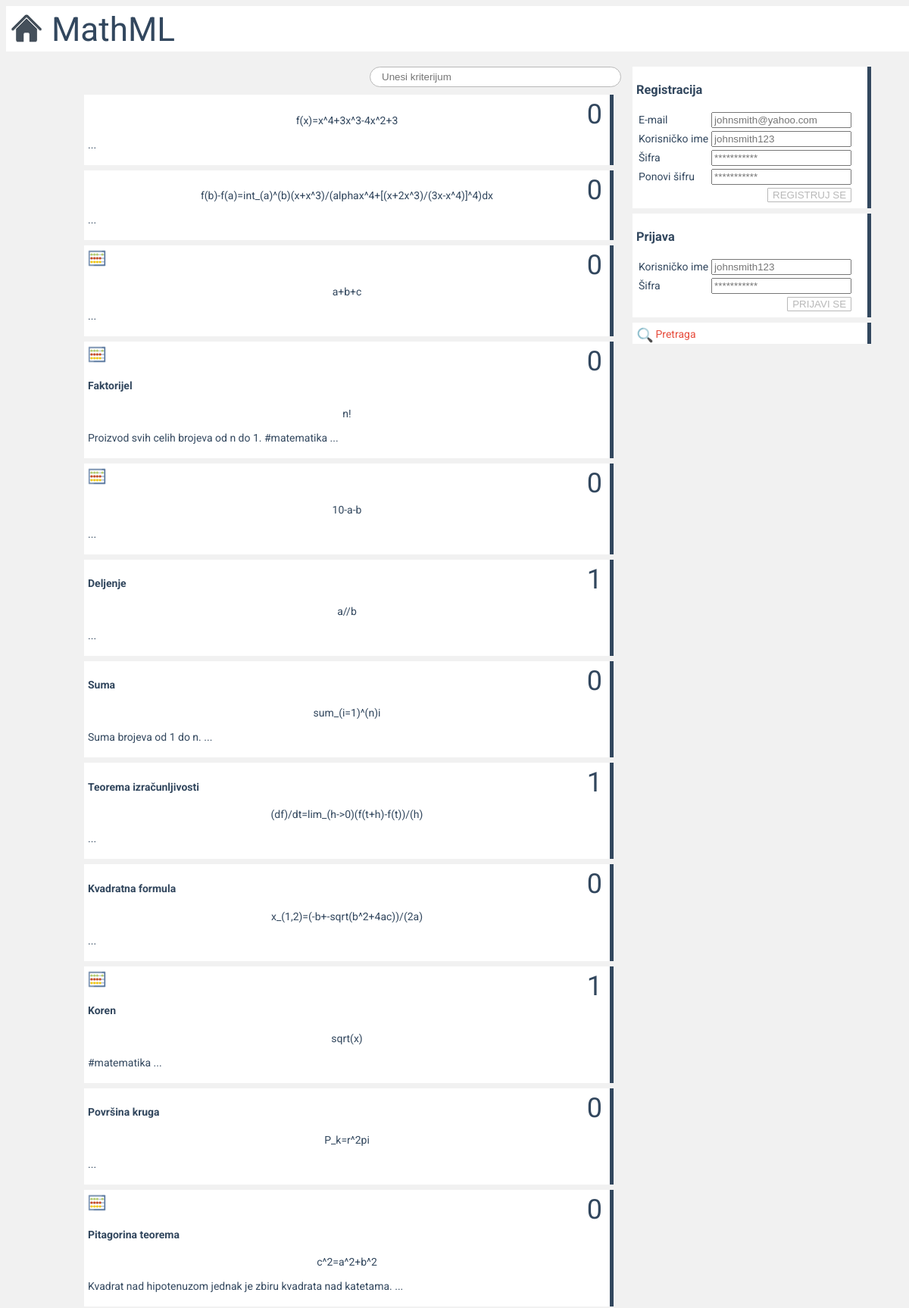
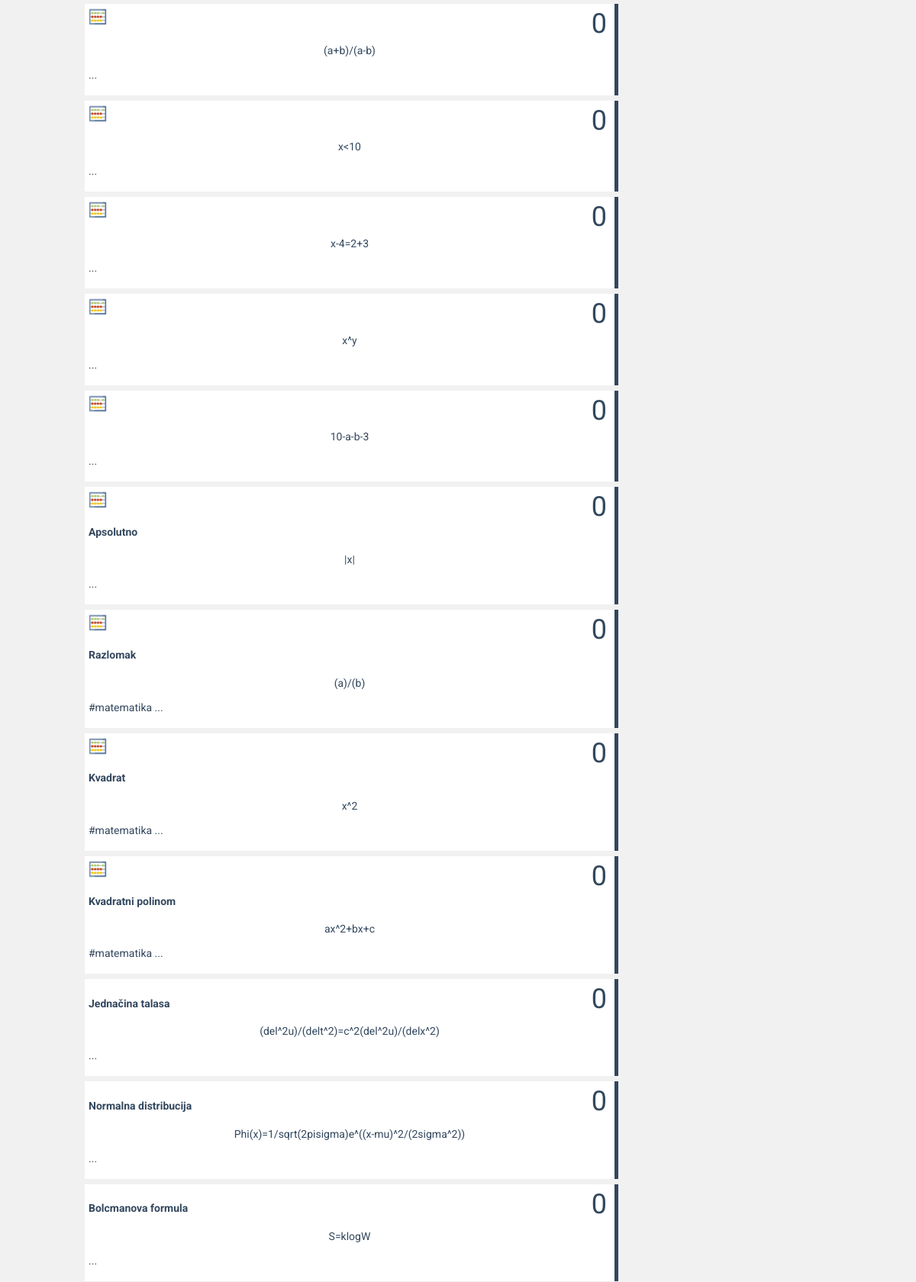
The page /mathml/view/Vsearch.php (upper part) on the database its author committed (2 pictures, top to bottom).
### tables this page shows
CREATE TABLE IF NOT EXISTS `expression` (
  `id` int(11) NOT NULL AUTO_INCREMENT,
  `accid` int(11) NOT NULL,
  `name` varchar(500) NOT NULL DEFAULT 'Izraz',
  `formula` varchar(5000) NOT NULL,
  `description` text NOT NULL,
  `content` text NOT NULL,
  `popularity` int(11) NOT NULL DEFAULT '0',
  `verified` int(11) NOT NULL DEFAULT '0',
  `ts` timestamp NOT NULL DEFAULT CURRENT_TIMESTAMP ON UPDATE CURRENT_TIMESTAMP,
  PRIMARY KEY (`id`),
  KEY `popularity` (`popularity`,`verified`)
);

### mathml/model/Mdb.php (called while the page is built, shortened)
<?php
class Mdb {
    private static $dbh;
    private static $dsn;
    public static function sqlTableQuery($query) {
        try {
	    $host=self::HOST;
	    $baza=self::BAZA;
	    $user=self::USER;
	    $pass=self::PASS;
            self::$dsn = "mysql:host=$host;dbname=$baza";
            self::$dbh = new PDO(self::$dsn, $user, $pass,array(PDO::MYSQL_ATTR_INIT_COMMAND => "SET NAMES utf8"));
            $pdo_izraz = self::$dbh->query($query);
            if ($pdo_izraz!=null) $result = $pdo_izraz->fetchAll();
            else $result=null;
        } catch (PDOException $exc) {
	    echo $exc->getMessage();
        }
        self::$dbh = null;
        return $result;
    }
}
?>

### mathml/model/Msearch.php (the view, shortened to what this page needs)
<?php
    include_once '../model/Mdb.php';
    class Msearch
    {
        public static function form($word)
        {
            echo '<input id="search" value="'.$word.'" type="text" placeholder="Unesi kriterijum" />';
            echo '<div id="search-result">';
            $res=Msearch::getExpressions($word);
            foreach ($res as $row)
            {
                echo "<a href='../view/Vexpression.php?id=".$row['id']."' class='side' style='width:90%;color:#32475e'>
                         <div style='float:right;margin-bottom:-50px;margin-right:5px;font-size:36px;'>".$row['popularity'];
                echo    "</div>";
                if ($row['content']!="") echo "<img src='../images/compute.png' height='24' />";
                echo    "<h4>".$row['name']."</h4>"
                        ."<div class='formula'>`".$row['formula']."`</div>"
                        ."<p>".substr($row['description'],0,200)." ...</p>".
                     "</a>";
            }
            echo '</div>';
        }
        public static function notOnlineLink()
        {
            echo "<a href='../view/Vsearch.php' class='side'>
                    <img src='../images/search.png' style='height:22px;margin-bottom:-7px;' /> Pretraga
                  </a>";
        }
        public static function getExpressions($crit)
        {
            if ($crit!="")
                $query="select * from expression
                        where (lower(name) like lower('%$crit%')) or
                              (lower(description) like lower('%$crit%')) or
                              (lower(content) like lower('%$crit%')) or
                              (lower(formula) like lower('%$crit%'))
                        order by popularity desc, ts desc limit 70";
            else $query="select * from expression order by ts desc limit 70";
            return Mdb::sqlTableQuery($query);
        }
    }
?>

### mathml/style.css (style rules this page uses)
body { color:#e74d3d; font-family: 'Roboto'; font-size: 18px; //background-image: url("../images/background.jpg"); //background-repeat: repeat; background-color: #f1f1f1; }
a:link,a:visited { color: inherit; text-decoration: none; }
.formula { text-align: center; padding: 2px; margin: 5px; }
.side { margin-bottom: 7px; margin-left: 5px; width: 300px; float: right; position: relative; padding:5px; background-color: white; color: #32475e; max-height: 200px; overflow: hidden; border-right: 5px solid #32475e; font-size: 14px; }
#search { padding-left: 15px; padding-right: 15px; padding-top: 5px; padding-bottom: 5px; border:1px solid #b8b8b8; border-radius: 15px; outline: none; width: 300px; float: right; }
#search-result { width: 100%; float: right; padding: 10px; }

### rows shown on the page
expression: popularity "0", formula "f(x)=x^4+3x^3-4x^2+3"
expression: popularity "0", formula "f(b)-f(a)=int_(a)^(b)(x+x^3)/(alphax^4+[(x+2x^3)/(3x-x^4)]^4)dx"
expression: popularity "0", formula "a+b+c"
expression: popularity "0", name "Faktorijel", formula "n!", description "Proizvod svih celih brojeva od n do 1. #matematika"
expression: popularity "0", formula "10-a-b"
expression: popularity "1", name "Deljenje", formula "a//b"
expression: popularity "0", name "Suma", formula "sum_(i=1)^(n)i", description "Suma brojeva od 1 do n."
expression: popularity "1", name "Teorema izračunljivosti", formula "(df)/dt=lim_(h->0)(f(t+h)-f(t))/(h)"
expression: popularity "0", name "Kvadratna formula", formula "x_(1,2)=(-b+-sqrt(b^2+4ac))/(2a)"
expression: popularity "1", name "Koren", formula "sqrt(x)", description "#matematika"
expression: popularity "0", name "Površina kruga", formula "P_k=r^2pi"
expression: popularity "0", name "Pitagorina teorema", formula "c^2=a^2+b^2", description "Kvadrat nad hipotenuzom jednak je zbiru kvadrata nad katetama."
expression: popularity "0", formula "(a+b)/(a-b)"
expression: popularity "0", formula "x<10"
expression: popularity "0", formula "x-4=2+3"
expression: popularity "0", formula "x^y"
expression: popularity "0", formula "10-a-b-3"
expression: popularity "0", name "Apsolutno", formula "|x|"
expression: popularity "0", name "Razlomak", formula "(a)/(b)", description "#matematika"
expression: popularity "0", name "Kvadrat", formula "x^2", description "#matematika"
expression: popularity "0", name "Kvadratni polinom", formula "ax^2+bx+c", description "#matematika"
expression: popularity "0", name "Jednačina talasa", formula "(del^2u)/(delt^2)=c^2(del^2u)/(delx^2)"
expression: popularity "0", name "Normalna distribucija", formula "Phi(x)=1/sqrt(2pisigma)e^((x-mu)^2/(2sigma^2))"
expression: popularity "0", name "Bolcmanova formula", formula "S=klogW"
